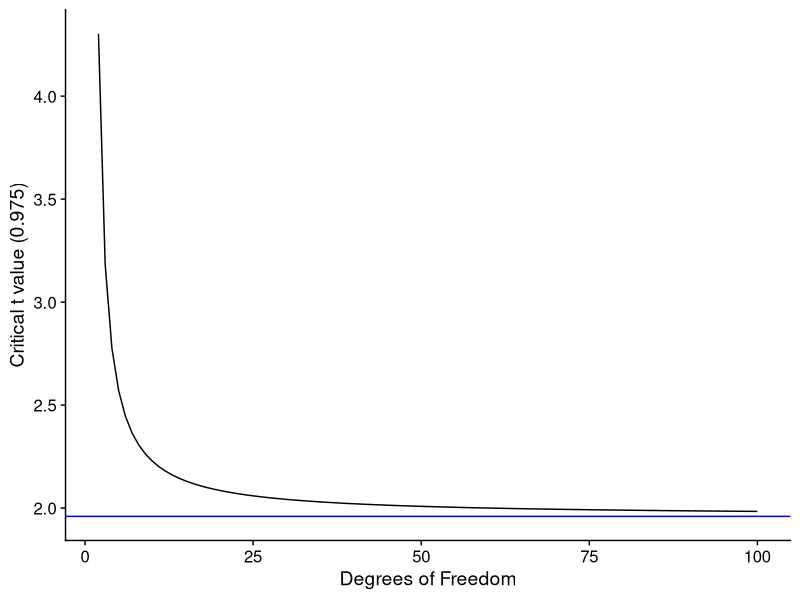
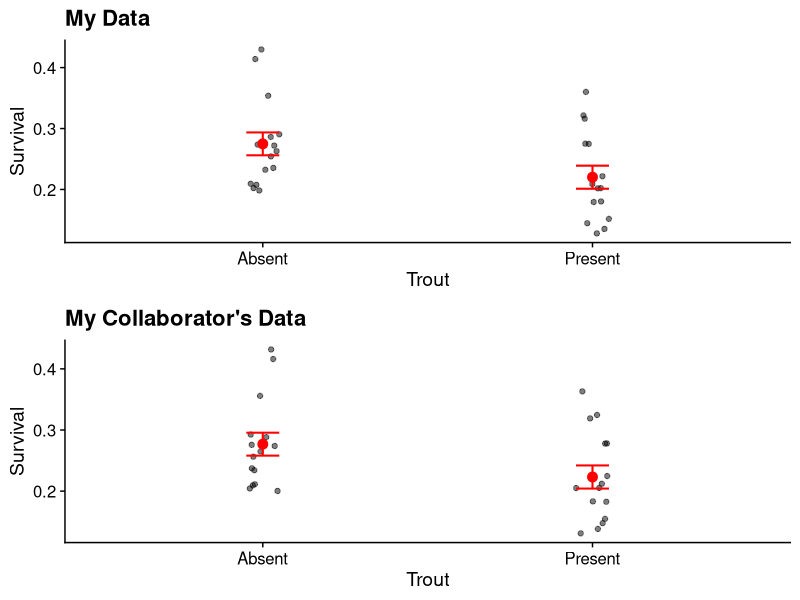

R code for these plots, in order:
## ---- chunk 1
#| label: setup
#| message: false
#| warning: false

# FIXME
library(tidyverse)
library(readxl)
library(cowplot)

library(knitr)
theme_set(theme_cowplot())

# Datasets
#   Stalkies.csv
#   BrookTrout1.csv
#   BrookTrout2.csv
#   mammals.xlsx

## ---- chunk 2
# FIXME

stalk <- read_csv("../data/Stalkies.csv", show_col_types = FALSE)
glimpse(stalk)
## ---- chunk 3
# FIXME

stalk <- read_csv("../data/Stalkies.csv", show_col_types = FALSE)


# Cotton
Cotton <- stalk |> filter(food_source == "Cotton") |> pull(eye_span)
(Cotton_Approx <- c(mean(Cotton) - 2 * sd(Cotton) / sqrt(length(Cotton)),
                    mean(Cotton) + 2 * sd(Cotton) / sqrt(length(Cotton))))

# Corn
Corn <- stalk |> filter(food_source == "Corn") |> pull(eye_span)
(Corn_Approx <- c(mean(Corn) - 2 * sd(Corn) / sqrt(length(Corn)),
                 mean(Corn) + 2 * sd(Corn) / sqrt(length(Corn))))


# Or doing this is all one step by subsetting
mean(stalk$eye_span[stalk$food_source == 'Cotton']) -
  2 * sd(stalk$eye_span[stalk$food_source == 'Cotton'] /
           sqrt(length(stalk$eye_span[stalk$food_source == 'Cotton'])))

mean(stalk$eye_span[stalk$food_source == 'Cotton']) +
  2 * sd(stalk$eye_span[stalk$food_source == 'Cotton'] /
           sqrt(length(stalk$eye_span[stalk$food_source == 'Cotton'])))

mean(stalk$eye_span[stalk$food_source == 'Corn']) -
  2 * sd(stalk$eye_span[stalk$food_source == 'Corn'] /
           sqrt(length(stalk$eye_span[stalk$food_source == 'Corn'])))

mean(stalk$eye_span[stalk$food_source == 'Corn']) +
  2 * sd(stalk$eye_span[stalk$food_source == 'Corn'] /
           sqrt(length(stalk$eye_span[stalk$food_source == 'Corn'])))

## We can write functions to do the SEM and approximate CI
## approx_CI returns a tibble with the lower and upper
## bounds of the CI. Note the use of group_modify() to 
## apply approx_CI() to each group.
SEM <- function(x) return(sd(x) / sqrt(length(x)))

approx_CI <- function(x, ...) {
  upper <- mean(x) + 2 * SEM(x)
  lower <- mean(x) - 2 * SEM(x)
  return(tibble(lower, upper))
}

stalk |> 
  group_by(food_source) |> 
  group_modify(~ approx_CI(.x$eye_span))
## ---- chunk 4
# FIXME
CVs <- tibble(dfs = 2:100,
              crit_vals = qt(0.975, df = dfs, lower.tail = TRUE))

CVs |>
  ggplot(aes(dfs, crit_vals)) +
  geom_line() +
  geom_hline(yintercept = qnorm(0.025, lower.tail = FALSE),
             color = "blue") +
  labs(x = "Degrees of Freedom", y = "Critical t value (0.975)")
## ---- chunk 5
# FIXME

# Cotton
t_crit <- qt(0.975, df = length(Cotton) - 1)
(Cotton_Exact <- c(mean(Cotton) - t_crit * SEM(Cotton),
                  mean(Cotton) + t_crit * SEM(Cotton)))

# Corn
t_crit <- qt(0.975, df = length(Corn) - 1)
(Corn_Exact <- c(mean(Corn) - t_crit * SEM(Corn),
                 mean(Corn) + t_crit * SEM(Corn)))

# And using a modified version of our function
exact_CI <- function(x, ...) {
  t_crit <- qt(0.975, df = length(x) - 1)
  upper <- mean(x) + t_crit * SEM(x)
  lower <- mean(x) - t_crit * SEM(x)
  return(tibble(lower, upper))
}

stalk |> 
  group_by(food_source) |> 
  group_modify(~ exact_CI(.x$eye_span)) |> 
  ungroup() |> 
  print(digits = 4)

# Differences
diff(Cotton_Approx)
diff(Cotton_Exact)

diff(Corn_Approx)
diff(Corn_Exact)
## ---- chunk 6
# FIXME
BT1 <- read_csv("../data/BrookTrout1.csv", show_col_types = FALSE)
BT2 <- read_csv("../data/BrookTrout2.csv", show_col_types = FALSE)
## ---- chunk 7
# FIXME
p1 <- ggplot(BT1, aes(x = Trout, y = Proportion_Surviving)) +
  geom_point(position = position_jitter(width = 0.05), alpha = 0.5) +
  stat_summary(fun = mean, geom = "point", size = 3, color = "red") +
  stat_summary(fun.data = mean_se, geom = "errorbar", width = 0.1,
               color = "red", linewidth = 0.7) +
  labs(x = "Trout", y = "Survival", title = "My Data")
p2 <- ggplot(BT2, aes(x = Trout, y = Proportion_Surviving)) +
  geom_point(position = position_jitter(width = 0.05), alpha = 0.5) +
  stat_summary(fun = mean, geom = "point", size = 3, color = "red") +
  stat_summary(fun.data = mean_se, geom = "errorbar", width = 0.1,
               color = "red", linewidth = 0.7) +
  labs(x = "Trout", y = "Survival", title = "My Collaborator's Data")

plot_grid(p1, p2, nrow = 2)
## ---- chunk 8
# FIXME
fm1 <- lm(Proportion_Surviving ~ Trout, BT1)
summary(fm1)
## ---- chunk 9
# FIXME
fm2 <- lm(Proportion_Surviving ~ Trout, BT2)
summary(fm2)
## ---- chunk 10
M <- tibble::tibble(Survival = c("Survived", "Did not survive"),
                    `Trout absent` = c(946, 3470),
                    `Trout present` = c(919, 3876))
knitr::kable(M)
